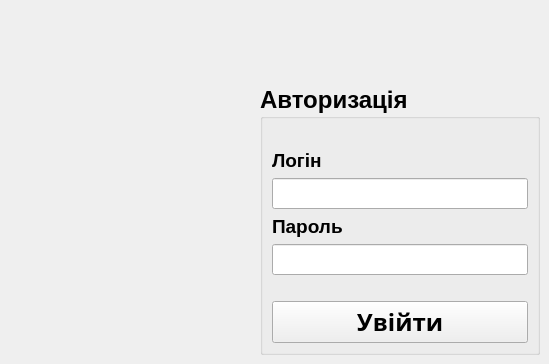
    <widget class="QWidget" name="loginWidget">
     <widget class="QGroupBox" name="groupBox">
      <property name="geometry">
       <rect>
        <x>260</x>
        <y>85</y>
        <width>280</width>
        <height>270</height>
       </rect>
      </property>
      <property name="font">
       <font>
        <pointsize>18</pointsize>
        <bold>true</bold>
       </font>
      </property>
      <property name="title">
       <string>Авторизація</string>
      </property>
      <layout class="QGridLayout" name="gridLayout_3">
       <item row="0" column="0">
        <layout class="QVBoxLayout" name="verticalLayout_3">
         <item>
          <spacer name="verticalSpacer_16">
           <property name="orientation">
            <enum>Qt::Vertical</enum>
           </property>
           <property name="sizeType">
            <enum>QSizePolicy::Fixed</enum>
           </property>
           <property name="sizeHint" stdset="0">
            <size>
             <width>20</width>
             <height>20</height>
            </size>
           </property>
          </spacer>
         </item>
         <item>
          <widget class="QLabel" name="label">
           <property name="font">
            <font>
             <family>Tahoma</family>
             <pointsize>14</pointsize>
             <bold>true</bold>
            </font>
           </property>
           <property name="text">
            <string>Логін</string>
           </property>
          </widget>
         </item>
         <item>
          <widget class="QLineEdit" name="loginLineEdit">
           <property name="font">
            <font>
             <pointsize>14</pointsize>
             <bold>true</bold>
            </font>
           </property>
           <property name="maxLength">
            <number>30</number>
           </property>
          </widget>
         </item>
         <item>
          <widget class="QLabel" name="label_4">
           <property name="font">
            <font>
             <family>Tahoma</family>
             <pointsize>14</pointsize>
             <bold>true</bold>
            </font>
           </property>
           <property name="text">
            <string>Пароль</string>
           </property>
          </widget>
         </item>
         <item>
          <widget class="QLineEdit" name="passwordLineEdit">
           <property name="font">
            <font>
             <pointsize>14</pointsize>
             <bold>true</bold>
            </font>
           </property>
           <property name="maxLength">
            <number>30</number>
           </property>
           <property name="echoMode">
            <enum>QLineEdit::Password</enum>
           </property>
          </widget>
         </item>
         <item>
          <spacer name="verticalSpacer_15">
           <property name="orientation">
            <enum>Qt::Vertical</enum>
           </property>
           <property name="sizeType">
            <enum>QSizePolicy::Fixed</enum>
           </property>
           <property name="sizeHint" stdset="0">
            <size>
             <width>10</width>
             <height>20</height>
            </size>
           </property>
          </spacer>
         </item>
         <item>
          <widget class="QPushButton" name="loginPushButton">
           <property name="sizePolicy">
            <sizepolicy hsizetype="Minimum" vsizetype="Preferred">
             <horstretch>0</horstretch>
             <verstretch>0</verstretch>
            </sizepolicy>
           </property>
           <property name="font">
            <font>
             <family>Cascadia Mono</family>
             <pointsize>18</pointsize>
             <bold>true</bold>
            </font>
           </property>
           <property name="text">
            <string>Увійти</string>
           </property>
          </widget>
         </item>
        </layout>
       </item>
      </layout>
     </widget>
     <widget class="QLabel" name="loginIconLabel">
      <property name="geometry">
       <rect>
        <x>40</x>
        <y>130</y>
        <width>180</width>
        <height>180</height>
       </rect>
      </property>
      <property name="text">
       <string/>
      </property>
      <property name="pixmap">
       <pixmap resource="resources.qrc">:/images/images/login.png</pixmap>
      </property>
      <property name="scaledContents">
       <bool>true</bool>
      </property>
     </widget>
    </widget>
